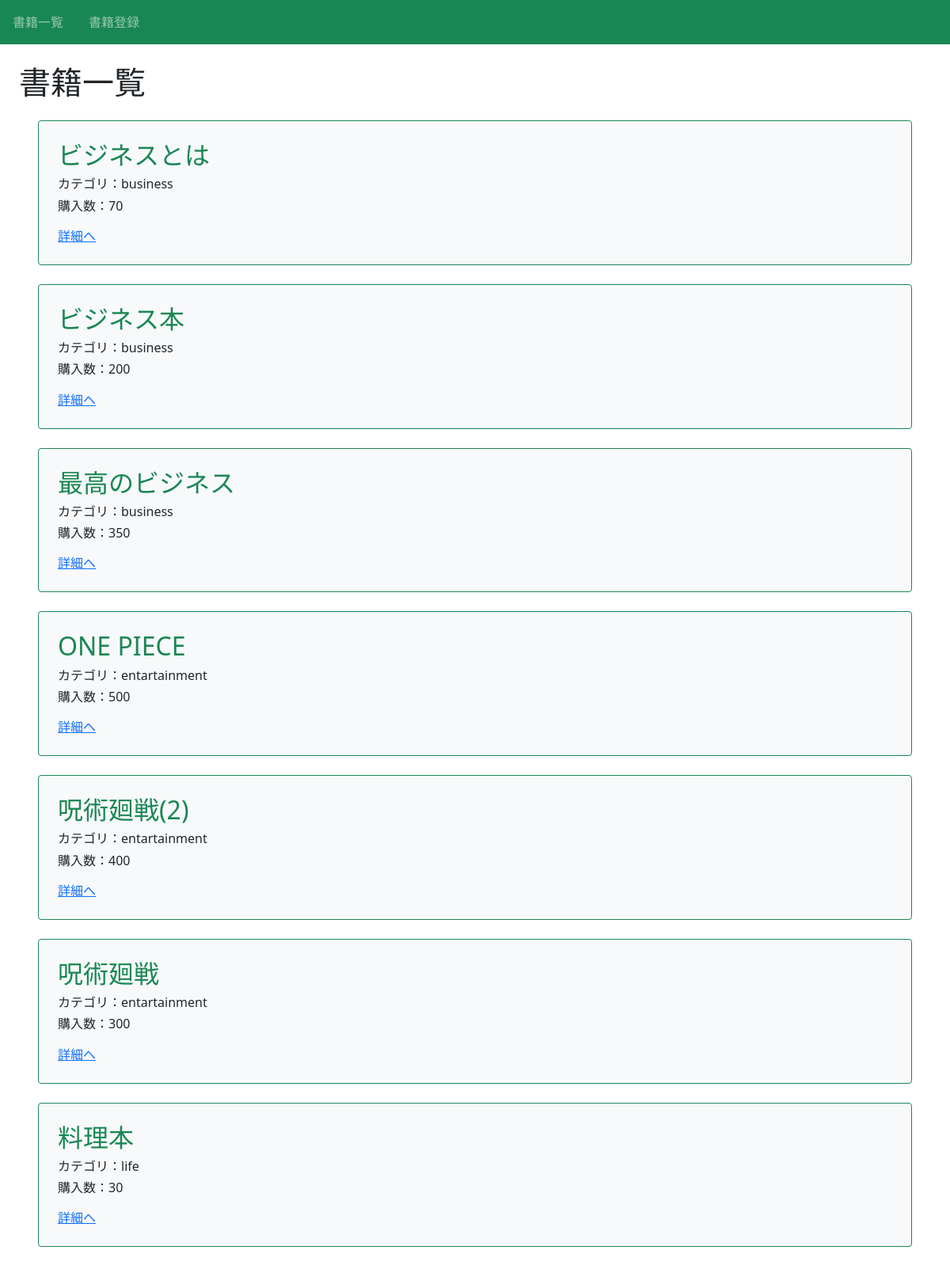
The page / on the database its author committed.
### book/models.py (models this page shows, shortened)
class Book(models.Model):
    title = models.CharField(max_length=100)
    text = models.TextField()
    category = models.CharField(
        max_length=100,
        choices = CATEGORY
    )
    purchase=models.CharField(max_length=10000, null=True)

### book/views.py (the view)
# urls.py: path('',views.index_view, name='index'),
def index_view(request):
    object_list = Book.objects.order_by('category')
    return render(request, 'book/index.html',{'object_list': object_list})

### book/templates/book/index.html (shortened to what this page needs)
{%extends 'base.html' %}
{% block h1%}書籍一覧{% endblock %}
{% block content %}
{% for item in object_list %}
<div class="p-4 m-4 bg-light border border-success rounded">
    <h2 class="text-success">{{ item.title }}</h2>
    <h6>カテゴリ：{{ item.category }}</h6>
    <h6>購入数：{{ item.purchase }}</h6>
    <div class="mt-3">
        <a href="{% url 'detail-book' item.pk %}">詳細へ</a>
    </div>
</div>
{% endfor %}
{% endblock content %}

### templates/base.html (shortened to what this page needs)
<!doctype html>
<html lang="en">
  <head>
    <link href="https://cdn.jsdelivr.net/npm/bootstrap@5.0.2/dist/css/bootstrap.min.css" rel="stylesheet">
        </head>
        <body>
            <nav class="navbar navbar-dark bg-success stickey-top">
                <div class="navbar-nav d-flex flex-row">
                    <a class="nav-link mx-3" href="{% url 'list-book' %}">書籍一覧</a>
                    <a class="nav-link mx-3" href="{% url 'create-book' %}">書籍登録</a>
                </div>
            </nav>
            <div class='p-4'>
                <h1>{% block h1%}{% endblock %}</h1>
{% block content %}{% endblock content %}
            </div>
        </body>
</html>

### rows shown on the page
Book: title "ビジネスとは", category "business", purchase "70"
Book: title "ビジネス本", category "business", purchase "200"
Book: title "最高のビジネス", category "business", purchase "350"
Book: title "ONE PIECE", category "entartainment", purchase "500"
Book: title "呪術廻戦(2)", category "entartainment", purchase "400"
Book: title "呪術廻戦", category "entartainment", purchase "300"
Book: title "料理本", category "life", purchase "30"
